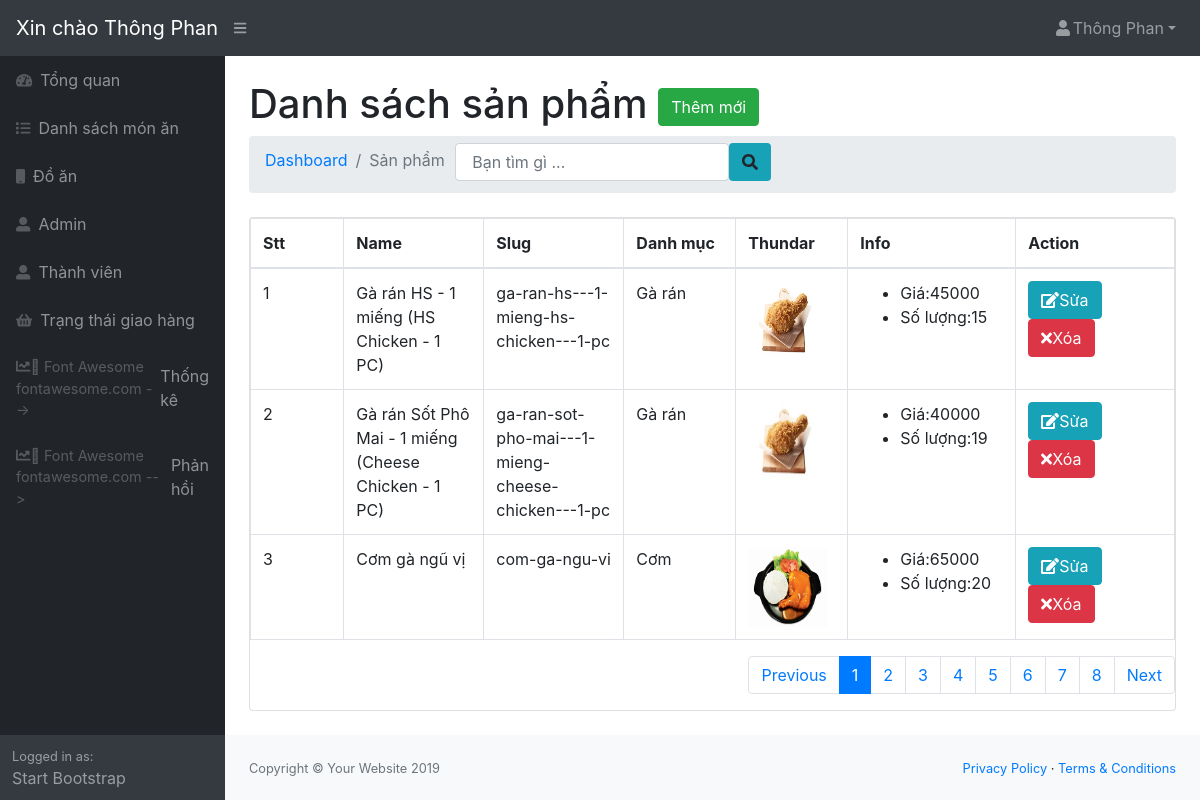
Screenshot of /admin/modules/product/index.php (signed in) with the database file from the repository.
### tables this page shows
CREATE TABLE `product` (
  `id` int(11) NOT NULL,
  `name` varchar(100) DEFAULT NULL,
  `slug` varchar(100) DEFAULT NULL,
  `price` int(11) DEFAULT NULL,
  `sale` tinyint(4) DEFAULT 0,
  `thundar` varchar(200) DEFAULT NULL,
  `rated` int(11) NOT NULL DEFAULT 0,
  `comment` int(11) NOT NULL DEFAULT 0,
  `category_id` int(11) DEFAULT NULL,
  `content` text DEFAULT NULL,
  `head` int(11) DEFAULT 0,
  `view` int(11) DEFAULT 0,
  `hot` tinyint(4) DEFAULT 0,
  `number` int(11) NOT NULL DEFAULT 0,
  `create_at` timestamp NULL DEFAULT current_timestamp(),
  `update_at` timestamp NULL DEFAULT current_timestamp()
);

CREATE TABLE `category` (
  `id` int(11) NOT NULL,
  `name` varchar(100) DEFAULT NULL,
  `slug` varchar(100) DEFAULT NULL,
  `images` varchar(100) DEFAULT NULL,
  `banner` varchar(100) NOT NULL,
  `home` tinyint(4) NOT NULL DEFAULT 0,
  `status` tinyint(4) NOT NULL DEFAULT 1,
  `level` int(11) NOT NULL DEFAULT 0,
  `created_at` timestamp NOT NULL DEFAULT current_timestamp(),
  `updated_at` timestamp NOT NULL DEFAULT current_timestamp() ON UPDATE current_timestamp()
);

### libraries/Database.php (called while the page is built, shortened)
<?php
class Database{
     public $link;
     public function __construct()
     {
        $this->link = mysqli_connect("localhost","root","","webphp") or die ();
         mysqli_set_charset($this->link,"utf8");
     }
        public function fetchsql( $sql )
        {
            $result = mysqli_query($this->link,$sql) or die("Lỗi  truy vấn sql " .mysqli_error($this->link));
            $data = [];
            if( $result)
            {
                while ($num = mysqli_fetch_assoc($result))
                {
                    $data[] = $num;
                }
            }
            return $data;
        }
        public  function fetchJones($table,$sql,$total = 1,$page,$row ,$pagi = true )
        {
            $data = [];
            if ($pagi == true )
            {
                $sotrang = ceil($total / $row);
                $start = ($page - 1 ) * $row ;
                $sql .= " LIMIT $start,$row ";
                $data = [ "page" => $sotrang];
                $result = mysqli_query($this->link,$sql) or die("Lỗi truy vấn fetchJone ---- " .mysqli_error($this->link));
            }
            else
            {
                $result = mysqli_query($this->link,$sql) or die("Lỗi truy vấn fetchJone ---- " .mysqli_error($this->link));
            }
            if( $result)
            {
                while ($num = mysqli_fetch_assoc($result))
                {
                    $data[] = $num;
                }
            }
            return $data;
        }
    }
?>

### admin/autoload/autoload.php (called while the page is built, shortened)
<?php
	require_once __DIR__. '/../../libraries/Database.php';
	require_once __DIR__. '/../../libraries/Function.php';
	$db = new Database;
 ?>

### libraries/Function.php (called while the page is built, shortened)
<?php
    function base_url()
    {
        return $url  = "http://localhost/fastfood/";
    }
    function uploads()
    {
        return base_url() . "public/uploads/";
    }
 ?>

### admin/modules/product/index.php (the view, shortened to what this page needs)
<?php
    require_once __DIR__. '/../../autoload/autoload.php';
    if(isset($_GET['page']))
    {
        $p = $_GET['page'];
        if($p == 0)$p = 1;
    }
    else
    {
        $p = 1;
    }
    $sql = "SELECT product.*,category.name as namecate FROM product LEFT JOIN category on category.id = product.category_id where category.level = 0";
    $total = count($db->fetchsql($sql));
    $product = $db->fetchJones('product',$sql,$total,$p,3,true);
    if(isset($product['page']))
    {
        $sotrang = $product['page'];
        unset($product['page']);
    }
    ?>
<?php require_once __DIR__. '/../../layouts/header.php'; ?>
<div id="layoutSidenav_content">
<main>
<div class="container-fluid">
<h1 class="mt-4">Danh sách sản phẩm
    <a href="add.php" class="btn btn-success">Thêm mới</a>
</h1>
<ol class="breadcrumb mb-4">
    <li class="breadcrumb-item"><a href="index.php">Dashboard</a></li>
    <li class="breadcrumb-item active">Sản phẩm</li>
    <form class="form-inline">
        <div class="form-group">
            <input type="text" name="keywork" placeholder=" Bạn tìm gì ..." class="form-control" style="margin-top: -5px;
                margin-left: 10px;">
            <button type="submit" class="btn btn-default" style="    margin-top: -5px;
                background: #17a2b8;"><i class="fa fa-search"></i></button>
        </div>
    </form>
</ol>
<div class="card mb-4">
    <table class="table table-bordered dataTable" id="dataTable" width="100%" cellspacing="0" role="grid" aria-describedby="dataTable_info" style="width: 100%;">
        <thead>
            <tr role="row">
                <th class="sorting_asc" tabindex="0" aria-controls="dataTable" rowspan="1" colspan="1" aria-sort="ascending" aria-label="Name: activate to sort column descending" style="width: 10%;">Stt</th>
                <th class="sorting" tabindex="0" aria-controls="dataTable" rowspan="1" colspan="1" aria-label="Position: activate to sort column ascending" style="width: 15%;">Name</th>
                <th class="sorting" tabindex="0" aria-controls="dataTable" rowspan="1" colspan="1" aria-label="Office: activate to sort column ascending" style="width: 15%;">Slug</th>
                <th class="sorting" tabindex="0" aria-controls="dataTable" rowspan="1" colspan="1" aria-label="Office: activate to sort column ascending" style="width: 12%;">Danh mục</th>
                <th class="sorting" tabindex="0" aria-controls="dataTable" rowspan="1" colspan="1" aria-label="Office: activate to sort column ascending" style="width: 12%;">Thundar</th>
                <th class="sorting" tabindex="0" aria-controls="dataTable" rowspan="1" colspan="1" aria-label="Age: activate to sort column ascending" style="width: 18%;">Info</th>
                <th class="sorting" tabindex="0" aria-controls="dataTable" rowspan="1" colspan="1" aria-label="Salary: activate to sort column ascending" style="width: 17%;">Action</th>
            </tr>
        </thead>
        <tbody>
            <?php $stt = 1;foreach ($product as $item): ?>
            <tr>
                <td><?php echo $stt ?></td>
                <td><?php echo $item['name'] ?></td>
                <td><?php echo $item['slug'] ?></td>
                <td><?php echo $item['namecate'] ?></td>
                <td>
                    <img src="<?php echo uploads() ?>product/<?php echo $item['thundar'] ?>" width="80px" height="80px">
                </td>
                <td>
                    <ul>
                        <li>Giá:<?php echo $item['price'] ?></li>
                        <li>Số lượng:<?php echo $item['number'] ?></li>
                    </ul>
                </td>
                <td>
                    <a class="btn btn-xs btn-info" href="edit.php?id=<?php echo $item['id'] ?>"><i class="fa fa-edit"></i>Sửa</a>
                    <a class="btn btn-xs btn-danger" href="delete.php?id=<?php echo $item['id'] ?>"><i class="fa fa-times"></i>Xóa</a>
                </td>
            </tr>
            <?php $stt++; endforeach ?>
        </tbody>
    </table>
    <nav aria-label="Page navigation">
        <ul class="pagination pullright">
            <li class="page-item"><a class="page-link" href="?page=<?php echo --$p ?>">Previous</a></li>
            <?php for($i = 1;$i <= $sotrang;$i++) : ?>
            <?php
                if(isset($_GET['page']))
                {
                    $p = $_GET['page'];
                    if($p == 0)$p = 1;
                }
                else
                {
                    $p = 1;
                }
                 ?>
            <li class="page-item <?php echo ($i == $p) ? 'active' : '' ?>">
                <a class ="page-link" href="?page= <?php echo $i ; ?>"><?php echo $i; ?></a>
            </li>
            <?php endfor; ?>
            <li class="page-item"><a class="page-link" href="?page=<?php echo ++$p ?>">Next</a></li>
        </ul>
    </nav>
</div>
<?php require_once __DIR__. '/../../layouts/footer.php'; ?>

### rows the page displays
product: name "Gà rán HS - 1 miếng (HS Chicken - 1 PC)", slug "ga-ran-hs---1-mieng-hs-chicken---1-pc", category.name "Gà rán", thundar (picture), price "45000", number "15"
product: name "Gà rán Sốt Phô Mai - 1 miếng (Cheese Chicken - 1 PC)", slug "ga-ran-sot-pho-mai---1-mieng-cheese-chicken---1-pc", category.name "Gà rán", thundar (picture), price "40000", number "19"
product: name "Cơm gà ngũ vị", slug "com-ga-ngu-vi", category.name "Cơm", thundar (picture), price "65000", number "20"

### other values shown
$_SESSION['admin_name'] "Thông Phan"
